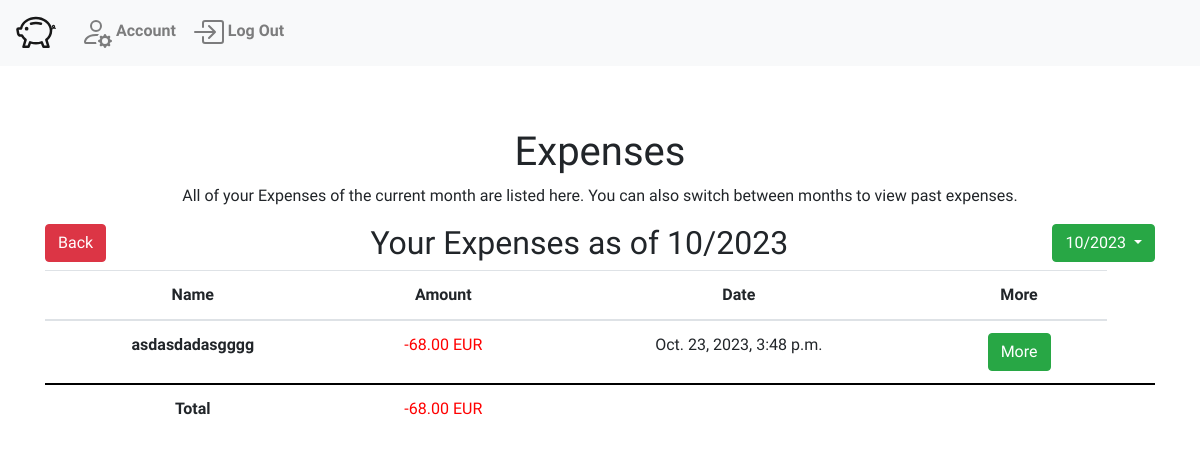
Page /expenses/2023-10-01 (signed in) on the earlier database version.
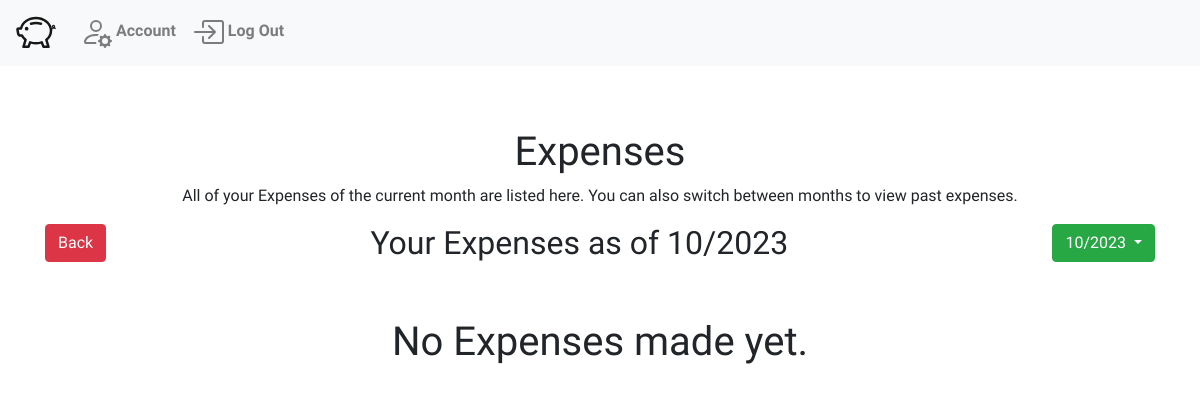
Same page on the later database version.
### WalletWise/models.py (models this page shows, shortened)
class FundsChange(models.Model):
    budget = models.ForeignKey("MonthBudget",related_name="fundsChanges", on_delete=models.CASCADE)
    title = models.CharField(max_length=64)
    description = models.CharField(max_length=200, default="No Description")
    amount = models.DecimalField(decimal_places=2, max_digits=20)
    destination = models.ForeignKey("Funds", related_name="associatedFundsChanges", on_delete=models.CASCADE)
    reoccuring = models.BooleanField(default=False)
    dateTime = models.DateTimeField(auto_now_add=True)
    is_expense = models.BooleanField(default=False, blank=False)
    def isValid(self):
        if self.is_expense:
            return self.amount < 0
        else:
            return self.amount >= 0

class MonthBudget(models.Model):
    dashboard = models.ForeignKey("Dashboard", on_delete=models.CASCADE, related_name="months")
    date = models.DateField(auto_now_add=True)
    @property
    def total_Expenses(self):
        if self.isValid():
            total_amount = Decimal(0)
            if self.fundsChanges.filter(is_expense=True).aggregate(amount_sum=models.Sum('amount'))['amount_sum']:
                total_amount = self.fundsChanges.filter(is_expense=True).aggregate(amount_sum=models.Sum('amount'))['amount_sum']
            return total_amount.quantize(Decimal('0.00'), rounding=ROUND_DOWN) or 0  # Return 0 if no expenses are associated
        else:
            return "Invalid funds changes detected"
    @property
    def month(self):
        return self.date.month
    @property
    def year(self):
        return self.date.year
    def isValid(self):
        valid = True
        for fundsChange in self.fundsChanges.all():
            valid = valid and fundsChange.isValid()
        return valid

### WalletWise/views.py (the view)
# urls.py: path("expenses/<str:date>", views.changeMonthExpense, name="changeMonthExpense"),
@login_required
def changeMonthExpense(request, date):
    user = request.user
    dashboard = Dashboard.objects.get(owner=user)
    currentBudget= MonthBudget.objects.filter(date=date, dashboard=dashboard)[0]
    return render(request, "WalletWise/expenses.html", {
        'user':user,
        'budget': currentBudget,
        'dashboard' : dashboard
    })

### WalletWise/templates/WalletWise/expenses.html (shortened to what this page needs)
{% extends "WalletWise/layout.html" %}
{% block body %}
<div class="container text-center">
    <h1>Expenses</h1>
    <p>All of your Expenses of the current month are listed here. You can also switch between months to view past expenses.</p>
    <a style="float: left;" class="btn btn-danger" href="{% url 'dashboard' %}" role="button">Back</a>
    <h2 style="display: inline-block;">Your Expenses as of {{budget.month}}/{{budget.year}}</h2>
    <div style="float: right;" class="dropdown">
        <button class="btn btn-success dropdown-toggle" type="button" id="dropdownMenuButton" data-bs-toggle="dropdown" aria-haspopup="true" aria-expanded="false">
            {{budget.month}}/{{budget.year}}
        </button>
    </div>
    {% if budget.fundsChanges.all|length > 0 %}
            <table class="table">
                <thead>
                    <tr>
                        <th scope="col">Name</th>
                        <th scope="col">Amount</th>
                        <th scope="col">Date</th>
                        <th scope="col">More</th>
                    </tr>
                </thead>
                <tbody>
                    {% for fundsChange in budget.fundsChanges.all %}
                        {% if fundsChange.is_expense %}
                        <tr>
                            <th scope="row">{{fundsChange.title}}</th>
                            <td style="color: red;">{{fundsChange.amount}} EUR</td>
                            <td>{{fundsChange.dateTime}}</td>
                            <td><a class="btn btn-success" href="{% url 'fundsChange' id=fundsChange.id  %}" role="button">More</a></td>
                        </tr>
                        {% endif %}
                    {% endfor %}
                </tbody>
                <tfoot>
                    <th scope="row">Total</th>
                    <td style="color: red;">{{budget.total_Expenses}} EUR</td>
                    <td></td>
                    <td></td>
                    <td></td>
                </tfoot>
            </table>
        {% else %}
            <h1 class="my-5">No Expenses made yet.</h1>
        {% endif %}
</div>
{% endblock %}

Differences in the rows shown:
removed FundsChange: title "asdasdadasgggg", amount "-68.00", dateTime "Oct. 23, 2023, 3:48 p.m."
shown differently, row unchanged: MonthBudget: total_Expenses "-68.00" → (not shown)
Other differences:
text no longer shown: "Name Amount Date More Total EUR"
text now shown: "No Expenses made yet."
